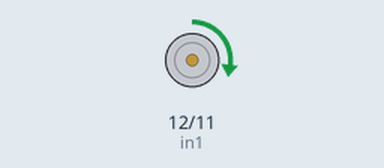
Recording of a sketch running on a simulated Arduino Mega 2560, built with avr-gcc and run on an emulated ATmega2560. Parts: motor-driver pin pairs drawn as motors (green arrow = first pin HIGH = forward, orange = second pin HIGH = backward, longer = more drive, scaled by the enable pin).

Above: at 2.5 s.
At 7.5 s:
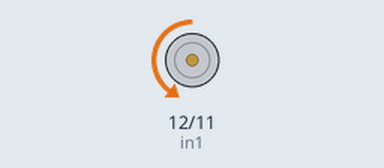
Timing chart, 0 to 13.0 s (numbered marks = the images above):
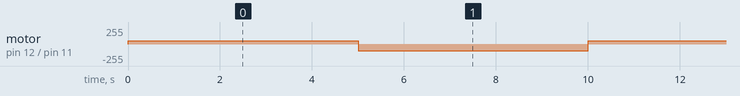

The sketch:

l298n_Motor_Driver.ino
```cpp
/*
Code used to control a DC motor using the L298N Motor Driver Module.
Author: Max Altenhofen
*/

//Set pin shortcut values
int en = 13;
int in1 = 12;
int in2 = 11;

void setup() {
  //initialize pins
    pinMode(en , OUTPUT);
    pinMode(in1 , OUTPUT);
    pinMode(in2 , OUTPUT);
  //Set default outputs of those pins
    digitalWrite(in1, LOW);
    digitalWrite(in2, LOW);
}

void loop() {
  //Set enable to full power
    analogWrite(en, 50);
  //Set the switches to move forward
    digitalWrite(in1, HIGH);
    digitalWrite(in2, LOW);
  //Move Forward 5 seconds
    delay(5000);
  //Set enable to move at halfspeed
    analogWrite(en, 100);
  //Set switches to move backward
    digitalWrite(in1, LOW);
    digitalWrite(in2, HIGH);
  //Move Backward 5 seconds
    delay(5000);
}
```

Measured:
- by itself, motor on pin 12 (in1) / pin 11 (in2): alternates backward 100/255 for 5.0 s and forward 50/255 for 5.0 s
